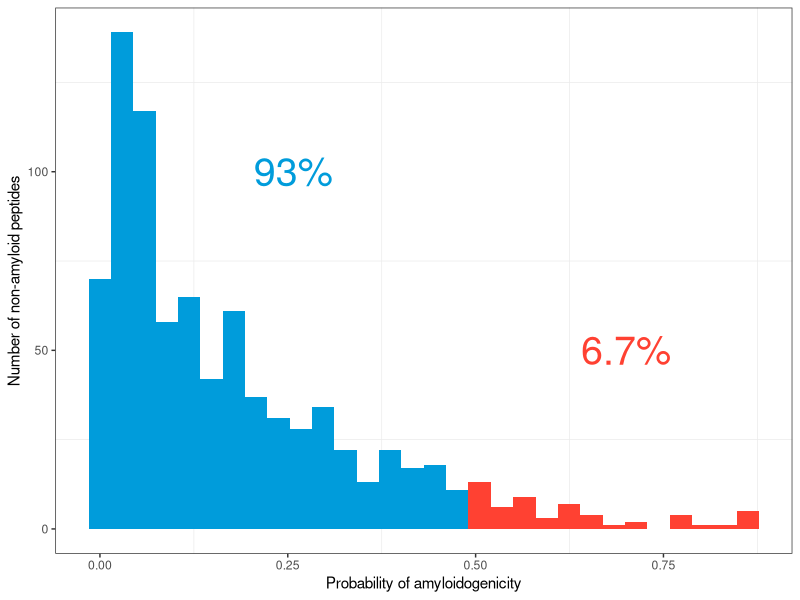
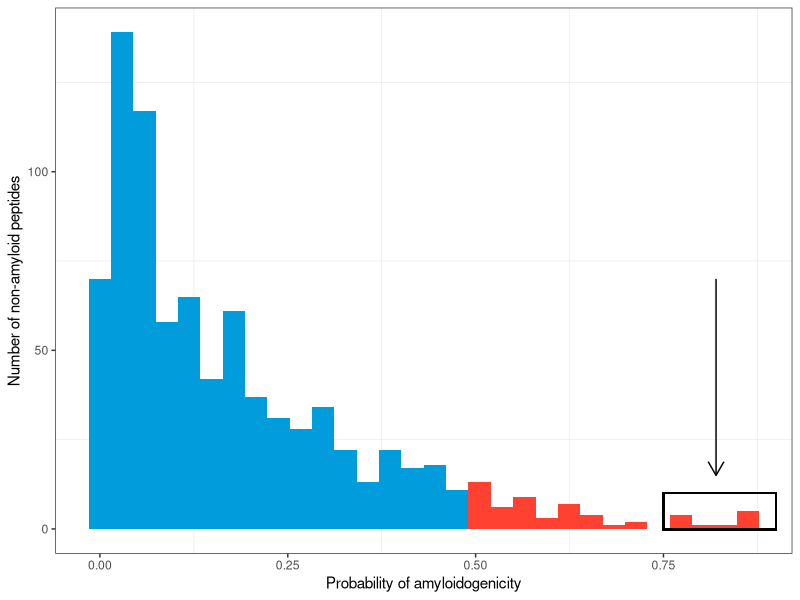
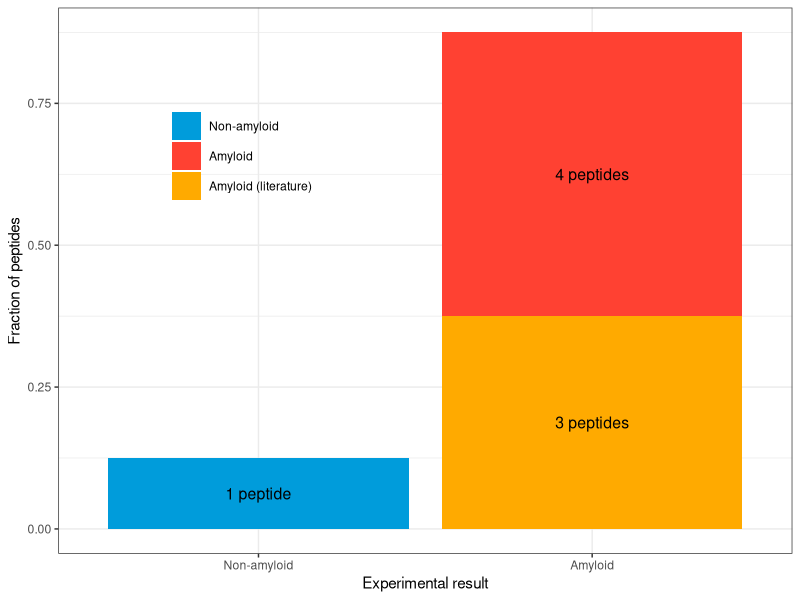

R code for these plots, in order:
library(ggplot2)
library(dplyr)

preds <- read.csv("negative_preds.csv")
pred_freq <- (as.vector(table(preds[["Probability"]] > 0.5)/nrow(preds))*100) %>% 
  formatC(digits = 2) %>% 
  paste0("%") %>% 
  data.frame(label = ., y = c(100, 50), x = c(0.25, 0.7), class = c("a", "b"))



cairo_ps(filename = "negative_hist.eps", width = 3*0.9, height = 3*0.9, pointsize = 24)
ggplot(preds, aes(x = Probability)) +
  geom_histogram(fill = rgb(0, 156, 219, maxColorValue = 255)) +
  geom_histogram(data = filter(preds, Probability > 0.5), 
                 fill = rgb(255, 65, 50, maxColorValue = 255)) +
  scale_x_continuous("Probability of amyloidogenicity") +
  scale_y_continuous("Number of non-amyloid peptides") +
  geom_text(data = pred_freq, aes(x = x, y = y, label = label, color = class), size = 10) +
  theme_bw() +
  scale_color_manual(values = c(rgb(0, 156, 219, maxColorValue = 255),
                                rgb(255, 65, 50, maxColorValue = 255))) +
  guides(color = FALSE) +
  theme(panel.grid.major = element_blank(),
        plot.background = element_blank())
dev.off()



# peptides of interest --------------------------------
arrow_df <- data.frame(x = c(0.82, 0.82), y = c(70, 15))

cairo_ps(filename = "negative_hist_poi.eps", width = 3*0.9, height = 3*0.9, pointsize = 24)
ggplot(preds, aes(x = Probability)) +
  geom_histogram(fill = rgb(0, 156, 219, maxColorValue = 255)) +
  geom_histogram(data = filter(preds, Probability > 0.5), 
                 fill = rgb(255, 65, 50, maxColorValue = 255)) +
  scale_x_continuous("Probability of amyloidogenicity") +
  scale_y_continuous("Number of non-amyloid peptides") +
  geom_rect(xmin = 0.75, xmax = 0.9, ymin = -0.2, ymax = 10, color = "black", fill = NA) +
  geom_line(data = arrow_df, aes(x = x, y = y), arrow=arrow(length=unit(4, "mm"))) +
  theme_bw() +
  guides(color = FALSE) +
  theme(panel.grid.major = element_blank(),
        plot.background = element_blank())
dev.off()

# results plot ------------------------------
ftir_res <- read.csv("ftir_amylogram_pasta2_literature.csv")

ftir_res_agg <- ftir_res %>% 
  group_by(amyl_db, amyl_ftir) %>% 
  summarise(count = n()) %>% 
  ungroup() %>% 
  mutate(amyl_db = factor(amyl_db, labels = c("Non-amyloid", "Amyloid")),
         amyl_ftir = factor(amyl_ftir, labels = c("Non-amyloid", "Amyloid"))) %>% 
  filter(amyl_db == "Non-amyloid",
         !is.na(amyl_ftir)) %>% 
  mutate(count = ifelse(count == 7, 4, count)) %>% 
  rbind(data.frame(amyl_db = "Non-amyloid", amyl_ftir = "Amyloid", count = 3)) %>% 
  mutate(frac = count/sum(count),
         count_nice = ifelse(count > 2, paste0(count, " peptides"), paste0(count, " peptide")),
         amyl_db = factor(c("Non-amyloid", 
                            "Amyloid", 
                            "Amyloid (literature)")),
         amyl_db = factor(amyl_db, levels = levels(amyl_db)[c(3, 1, 2)]))

cairo_ps(filename = "presentation_barlot.eps", width = 4, height = 2.7, pointsize = 24)
ggplot(ftir_res_agg, aes(x = amyl_ftir, y = frac, fill = amyl_db,
                         label = count_nice)) +
  geom_bar(stat = "identity") +
  geom_text(position = position_stack(vjust = 0.5), color = "black", size = 4) +
  scale_y_continuous("Fraction of peptides") +
  scale_x_discrete("Experimental result") +
  scale_fill_manual("", values = c(rgb(0, 156, 219, maxColorValue = 255),
                                   rgb(255, 65, 50, maxColorValue = 255),
                                   rgb(255, 170, 0, maxColorValue = 255))) +
  theme_bw() +
  theme(legend.key.size = unit(0.3, "in"),
        legend.position = c(0.25, 0.75),
        legend.background = element_blank(),
        plot.background = element_blank())
dev.off()
